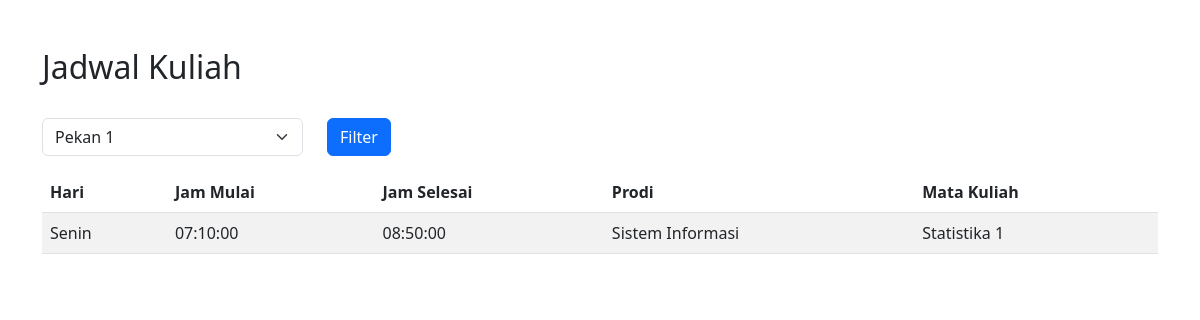
Screenshot of /lihat.php?pekan=1 with the database file from the repository.
### tables this page shows
CREATE TABLE `waktu` (
  `kode_waktu` varchar(10) NOT NULL,
  `reguler` varchar(5) NOT NULL,
  `hari` varchar(10) NOT NULL,
  `jam_mulai` time NOT NULL,
  `jam_selesai` time NOT NULL
);

CREATE TABLE `prodi` (
  `kode_prodi` varchar(10) NOT NULL,
  `nama_prodi` varchar(50) NOT NULL,
  `password` varchar(50) NOT NULL
);

CREATE TABLE `mkp` (
  `kode_mkp` varchar(10) NOT NULL,
  `kode_prodi` varchar(10) NOT NULL,
  `nama_mkp` varchar(50) NOT NULL,
  `sks` int(10) NOT NULL
);

### lihat.php (the view, shortened to what this page needs)
<!DOCTYPE html>
<html lang="en">
<head>
    <link href="https://cdn.jsdelivr.net/npm/bootstrap@5.3.0/dist/css/bootstrap.min.css" rel="stylesheet">
</head>
<body>
    <div class="container mt-5">
        <h2>Jadwal Kuliah</h2>
        <form method="GET" action="">
            <div class="row mb-3">
                <div class="col-md-3">
                    <select class="form-select" id="pekan" name="pekan">
                        <?php
                        include 'koneksi.php';
                        $queryPekan = "SELECT DISTINCT pekan FROM jadwal ORDER BY pekan";
                        $resultPekan = $connect->query($queryPekan);
                        if ($resultPekan->num_rows > 0) {
                            while ($rowPekan = $resultPekan->fetch_assoc()) {
                                $selected = isset($_GET['pekan']) && $_GET['pekan'] == $rowPekan['pekan'] ? 'selected' : '';
                                echo "<option value='" . $rowPekan['pekan'] . "' $selected>Pekan " . $rowPekan['pekan'] . "</option>";
                            }
                        }
                        ?>
                    </select>
                </div>
                <div class="col-md-3 d-flex align-items-end">
                    <button type="submit" class="btn btn-primary">Filter</button>
                </div>
            </div>
        </form>
        <table class="table table-striped">
            <thead>
                <tr>
                    <th>Hari</th>
                    <th>Jam Mulai</th>
                    <th>Jam Selesai</th>
                    <th>Prodi</th>
                    <th>Mata Kuliah</th>
                </tr>
            </thead>
            <tbody>
                <?php
                $pekan = isset($_GET['pekan']) ? $_GET['pekan'] : '';
                $query = "
                    SELECT w.hari, w.jam_mulai, w.jam_selesai, p.nama_prodi, m.nama_mkp
                    FROM jadwal j
                    JOIN waktu w ON j.kode_waktu = w.kode_waktu
                    JOIN mkp m ON j.kode_mkp = m.kode_mkp
                    JOIN prodi p ON m.kode_prodi = p.kode_prodi
                ";
                if ($pekan !== '') {
                    $query .= " WHERE j.pekan = ?";
                }
                $query .= " ORDER BY w.hari, w.jam_mulai";
                $stmt = $connect->prepare($query);
                if ($pekan !== '') {
                    $stmt->bind_param("i", $pekan);
                }
                $stmt->execute();
                $result = $stmt->get_result();
                if ($result->num_rows > 0) {
                    while ($row = $result->fetch_assoc()) {
                        echo "<tr>";
                        echo "<td>" . $row['hari'] . "</td>";
                        echo "<td>" . $row['jam_mulai'] . "</td>";
                        echo "<td>" . $row['jam_selesai'] . "</td>";
                        echo "<td>" . $row['nama_prodi'] . "</td>";
                        echo "<td>" . $row['nama_mkp'] . "</td>";
                        echo "</tr>";
                    }
                } else {
                    echo "<tr><td colspan='5'>Tidak ada jadwal tersedia</td></tr>";
                }
                ?>
            </tbody>
        </table>
    </div>
</body>
</html>

### rows the page displays
waktu: hari "Senin", jam_mulai "07:10:00", jam_selesai "08:50:00", prodi.nama_prodi "Sistem Informasi", mkp.nama_mkp "Statistika 1"
